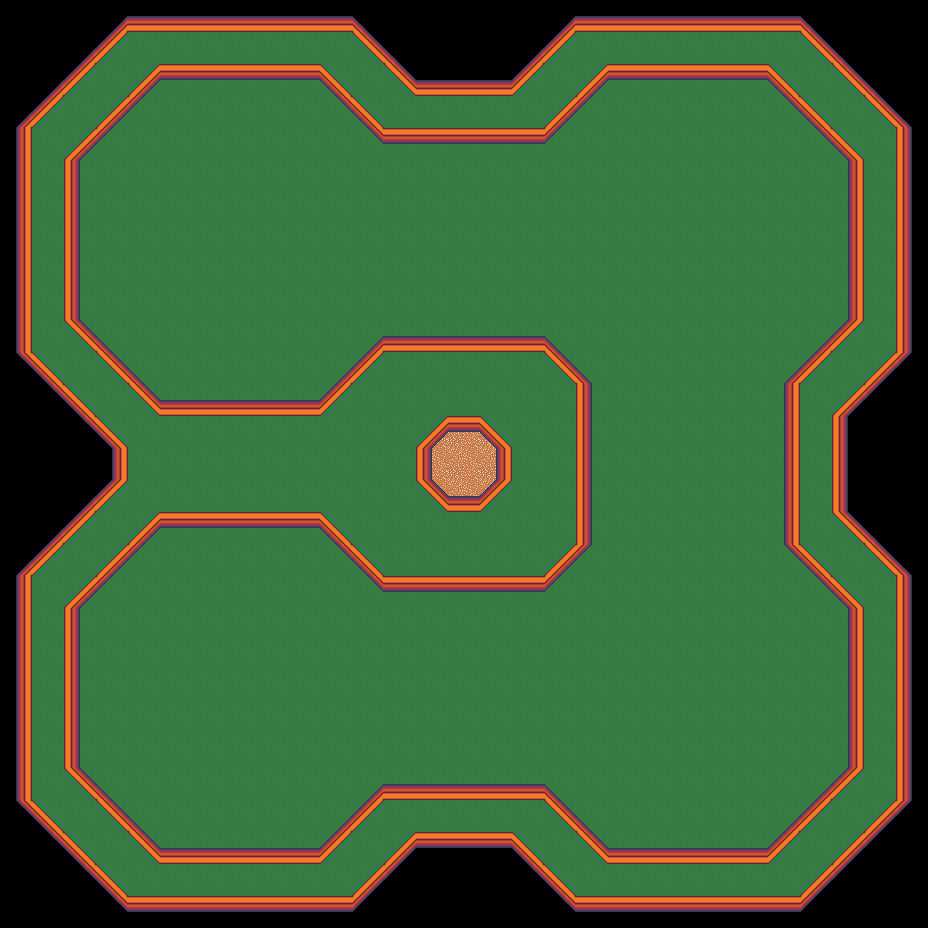

Tiled map render using the project's own tile images. Description and the map definition, with tile-layer contents summarised, below:
An orthogonal 29x29 tile map with 32x32 px tiles, 2 tile layers (ground, walls) and 15 objects (4x tank, 3x bumper, 2x catapult, 2x sand, exterior, ...).

<map version="1.0" tiledversion="1.1.4" orientation="orthogonal" renderorder="right-down" width="29" height="29" tilewidth="32" tileheight="32" infinite="0" nextobjectid="74">
 <properties>
  <property name="name" value="Corners" />
  <property name="par" type="int" value="3" />
 </properties>
 <tileset firstgid="1" source="tileset.tsx" />
 <layer name="ground" width="29" height="29">
  <data>[841 cells, 684 non-empty, 10 distinct tile ids]</data>
 </layer>
 <layer name="walls" width="29" height="29">
  <data>[841 cells, 286 non-empty, 12 distinct tile ids]</data>
 </layer>
 <objectgroup name="collision">
  <object id="67" type="exterior" x="848" y="768">
   <polyline points="0,0 0,-160 -64,-224 -64,-384 0,-448 0,-608 -80,-688 -240,-688 -304,-624 -464,-624 -528,-688 -688,-688 -768,-608 -768,-448 -688,-368 -528,-368 -464,-432 -304,-432 -256,-384 -256,-224 -304,-176 -464,-176 -528,-240 -688,-240 -768,-160 -768,0 -688,80 -528,80 -464,16 -304,16 -240,80 -80,80 0,0" />
  </object>
 </objectgroup>
 <objectgroup name="objects">
  <object id="8" type="tee" gid="183" x="224" y="704" width="32" height="32">
   <properties>
    <property name="facing" type="int" value="-45" />
   </properties>
  </object>
  <object id="17" type="hole" gid="169" x="224" y="256" width="32" height="32" />
  <object id="38" type="bumper" gid="184" x="448" y="704" width="32" height="32" />
  <object id="41" type="catapult" gid="171" x="672" y="256" width="32" height="32" />
  <object id="45" type="bumper" gid="184" x="448" y="256" width="32" height="32" />
  <object id="46" type="bumper" gid="184" x="672" y="480" width="32" height="32" />
  <object id="51" type="catapult" gid="171" x="672" y="704" width="32" height="32" />
  <object id="62" type="tank" gid="185" x="768" y="704" width="32" height="32">
   <properties>
    <property name="color" value="magenta" />
    <property name="facing" type="int" value="90" />
   </properties>
  </object>
  <object id="63" type="tank" gid="186" x="672" y="160" width="32" height="32">
   <properties>
    <property name="color" value="blue" />
    <property name="facing" type="int" value="180" />
   </properties>
  </object>
  <object id="64" type="tank" gid="188" x="224" y="320" width="32" height="32">
   <properties>
    <property name="color" value="green" />
    <property name="facing" type="int" value="270" />
   </properties>
  </object>
  <object id="65" type="tank" gid="189" x="224" y="192" width="32" height="32">
   <properties>
    <property name="color" value="brown" />
    <property name="facing" type="int" value="270" />
   </properties>
  </object>
  <object id="68" type="sand" x="592" y="528">
   <polyline points="0,0 192,0 192,-128 0,-128 0,0" />
  </object>
  <object id="72" type="water" x="112" y="624">
   <polyline points="0,0 0,40 0,72 0,96 8,128 16,144 32,168 64,184 112,200 160,200 184,184 184,168 168,144 128,144 80,120 48,80 48,32 64,8 88,-8 152,-24 184,-32 192,-48 184,-64 152,-72 112,-72 80,-64 40,-40 24,-24 0,0" />
  </object>
  <object id="73" type="sand" x="416" y="336">
   <polyline points="0,0 96,0 96,-192 0,-192 0,0" />
  </object>
 </objectgroup>
</map>
